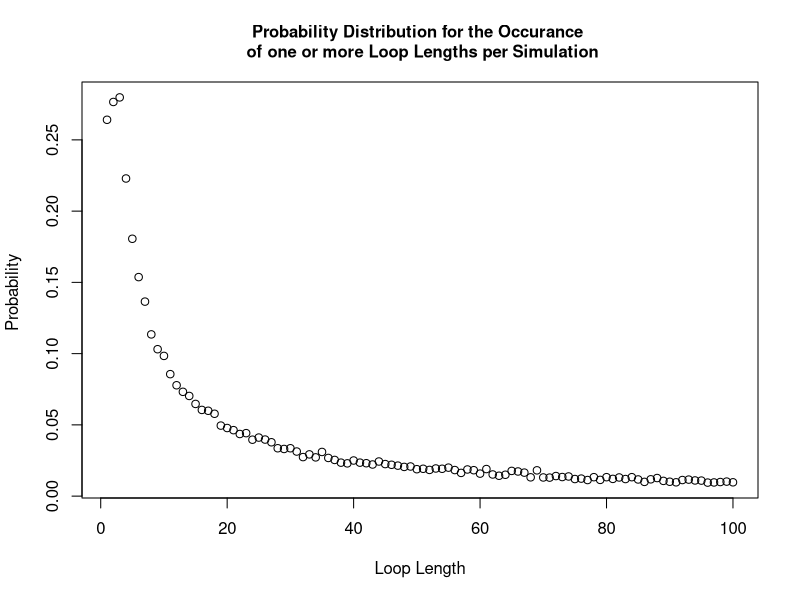

Write the R code that produced this figure. (Note: this script raises an error after producing the figure.)
#### Team Members:
# Fatima Kasenally (S2443602); Wenqi Ni (s1792412); Cameron Allan (S1748084)

#### address of github repo:
#https://github.com/niwq15/SP-Group-7-A2


#### Contributions

# Functions we each made versions of:
# Cameron - Strategy3, unused alternatives to each strategy using arrays, Pone, Pall optimization, unused dloop
# Wenqi - Strategy1, Strategy2, Strategy3, Pone, Pall, dloop 
# Fatima - Strategy2, Pone, Pall, dloop 

# each of us should add more here. we can say what we have done, involving different versions of functions above

# Wenqi created the final versions of the functions Strategy 1, Strategy 2, Pone, 
# and the probability of no loop longer than 50 in a random reshuffling of cards to boxes
# 


# Cameron added if statement to speed up the Pall function


# Other Tasks: (correct your own)
# Cameron - optimising stuff and array stuff
# Wenqi - Q3 - Q6 stuff 
# Fatima - Q3 - Q6 stuff 




#### Overview 
# This file holds the self-contained code to use stochastic simulation to study a generalised version of the famous '100 Prisoners Problem' 
# The problem is defined as follows: 
# Consider a prison containing 2n prisoners, each with a unique identification number ranging from 1 to 2n. 
# The prison has a room with 2n boxes, each uniquely numbered from 1 to 2n and each containing a single card. 
# These cards are each labelled with a unique number between 1 and 2n. 
# Each prisoner is allowed to open n boxes to find the card with their number.
# If all 2n prisoners successfully find their cards then they all go free. 
# After their turn,the prisoners are not allowed to communicate any new information from the boxes 
# to prisoners who have yet to take their turn.
# The room is returned to its original state after each prisoner’s go. 

# Firstly, we will show 3 strategies for the prisoners, then create a 'Pone' function to estimate 
# the probability of a single prisoner successfully finding their number, then use a 'Pall' function to 
# calculate the probability of all the prisoners finding their numbers. 
# Based on the results of the individual and joint success probabilities using different strategies, 
# we will give some comments about which strategy has the highest success probabilities for 
# both individuals and the collective. 

## Each function expressing the different strategies for opening boxes to find cards will require the same 
## input parameters : n,k,cards_num. Where n parameterises the 2n number of boxes, prisoner and cards in our problem.
## k is the prisoner's number and cards_num represents the random orders of cards placed in boxes. 
## [As the boxes and cards comfiguration must remain the same between prisoner trials it cannot
## be defined within the function and must be called on and externally defined.] ?
## Uniform input parameters allows the implemented strategy to be variable in each simulation as each strategy 
## function is interchangable. This is required by functions 'Pone' and 'Pall'


## Strategy 1:
## Each prisoner with their number 'b' starts at the p-th box whose number on the card is k
## If k is not equal to b, then the prisoner goes to box number k and opens it
## The process will be repeated until they have either found the card with number p or opened n boxes without finding it

## Prisoner 'k' uses Strategy 1 to find their number amoungst '2n' boxes 'cards_num'
## where 'cards_num' is a order of card numbers
Strategy1 <- function(n,k,cards_num) {
  #create an empty vector to store card numbers as they are read
  cards_picked <- rep(0, n) # the prisoner can read at most n cards
  cards_picked[1] <- cards_num[k] # start at the box with his number (k) on it 
  #for each of the remaining steps, first check if he has found his card number
  #if so, he will stop; if not, he will continue to read cards
  for (b in 2:n) {
    if (cards_picked[b-1] == k) {#if the prisoner k has found his number
      return(TRUE) #yes the prisoner has successfully found his card
      break # stop here and the prisoner will not open other boxes
    } else {#otherwise prisoner will open another box with the number of the last card
      cards_picked[b] <- cards_num[cards_picked[b-1]]
    }
  }
  #check whether he finds his number in the final step
  if (cards_picked[n] != k) { #if the final number is not his number
    return(FALSE) #prisoner has failed to find his card
  } else {#if the final number is equal to his number
    return(TRUE) #prisoner has successfully found his card
  }
}



## Strategy 2:
## This strategy follows an identicle procedure to strategy 1, except that the starting box is randombly selected
## The prisoner uses the card number in each box to pick his next box to open.
## The prisoner can open at most n boxes in order to find the card with their number on it

## Prisoner 'k' uses Strategy 2 to find their number amoungst '2n' boxes 'cards_num'
Strategy2 <- function(n,k,cards_num) {
  #create an empty vector to store card numbers that have been read
  cards_picked <- rep(0, n) # the prisoner can read at most n cards
  cards_picked[1] <- sample(cards_num,1)# start at a randomly selected box 
  #for each of the remaining steps, firstly check whether he has found him number card
  #if so, he will stop; if not, he will continue to read cards
  for (b in 2:n) {
    if (cards_picked[b-1] == k) {#if the prisoner k has found his number
      return(TRUE)
      break #stop here and the prisoner will not open other boxes
    } else {#otherwise prisoner will open the box with number k
      cards_picked[b] <- cards_num[cards_picked[b-1]]
    }
  }
  #check whether he finds his number in the final step
  if (cards_picked[n] != k) { #if the final number is not his number
    return(FALSE)
  } else {#if the final number is equal to his number
    return(TRUE)
  }
} #The function reutrns TRUE/FALSE expressing that the prisoner has FOUND/FAILED TO FIND his card 

## In Strategy 1 and Strategy 2, we use the idea that once prionsers find their numbers, they will stop
## We use 'break' to save the running time
## In Strategy 3, we show another idea of selecting n card numbers and then checking whether k is inside

## Strategy 3:
## In this strategy the prisoner opens n boxes at random, without replacement (check !!)
## The prisoner will open n different boxes

## Prisoner 'k' uses Strategy 3 to find their number amoungst '2n' boxes 'cards_num'
Strategy3 <- function(n,k,cards_num){ 
  cards_picked <- sample(cards_num,n,replace=FALSE) # Randomly select n boxes from cards_num to open
  any(k == cards_picked) # check whether the prisoner's number appears in the selected card_num
} # End function



## 'Pone' is a function which estimates the probability of a prisoner,k, successfully finding their card number (k)
## within the n tries amoungst 2n boxes (cards_num) in nreps simulated trials, using any one of the available strategies encoded above

Pone <- function(n,k,strategy,nreps) {
  # create an empty vector to store the outsome of each simulation as 1/0 = Success/ Failure to find his card
  success <- rep(0, nreps)
  for (i in 1:nreps) {
    # simulate the random order of card numbers
    cards_num <- sample(1:(2*n), 2*n, replace=FALSE)
    success[i] <- strategy(n,k,cards_num)
  }
  # return the frequentist probability of success as: 
  # total number of simulated successes / total number of simulations
  return(sum(success)/nreps)
}

## 'Pall' is a function to find the probability of all the 2n prisoners finding their cards in a single simulation
## and thus being able to escape. All prisoners must use the same strategy and the probability 
## is calculated by analysing the results from nreps simulated trials 

Pall <- function(n,strategy,nreps) {
  #create a vector to record the result of each simulation with default values of 1s
  num_success <- rep(1,nreps)
  for (i in 1:nreps) {#for each simulation
    #generate a random order of card numbers
    cards_num <- sample(1:(2*n), 2*n, replace=FALSE)
    #use the strategies to calculate whether each prisoner can find their correct number within n times
    for (k in 1:(2*n)) {
      result <- strategy(n,k,cards_num) # save the result of strategy for the k-th prisoner
      num_success[i] <- num_success[i] * result # if result is 1 keep 1 in the vector. If 0 change to 0.
      if (result == 0){ # stop if any prisoner does not escape, this cuts down simulation run-time
        break
      }
    }
  }
  # return the frequentist probability as: total number of simulated successes / total number of simulated trials
  return(sum(num_success)/nreps)
}

### Sample Results ###

### individual prisoner probabilities: 
### Pone takes args: n,k,strategy,nreps

Pone(5,5,Strategy1,10000)
Pone(50,50,Strategy1,10000)
# one prisoner & strategy 1: prob success ~ 50%  (for all n)

Pone(5,5,Strategy2,10000)
Pone(50,50,Strategy2,10000)
# one prisoner & strategy 2: prob success ~40%  (n=5) ~37%  (n>50)

Pone(5,5,Strategy3,10000)
Pone(50,50,Strategy3,10000)
# one prisoner & strategy 3: prob success ~50%  (for all n)

### joint probabilities for all prisoners as a collective:  
### Pall takes args: n,strategy,nreps


Pall(5,Strategy1,10000)
Pall(50,Strategy1,10000)
#10 prisoners & strategy 1: prob success ~35% (n=5)
#100 prisoners & strategy 1: prob success ~30% (n=50)

Pall(5,Strategy2,10000)
Pall(50,Strategy2,10000)
#10 prisoners & strategy 2: prob success ~0.01%  (n=5)
#100 prisoners & strategy 2: prob success ~0% (smaller than precision)  (n=50)

Pall(5,Strategy3,10000)
Pall(50,Strategy3,10000)
#10 prisoners & strategy 3: prob success ~1%  (n=5)
#100 prisoners & strategy 3: prob success ~0% (smaller than precision) (n=50)


## While stategies 1 and 3 are distinc, strategy 2 shares aspects with both of them 
## yet has distinct marginal and joint probabilities 

## Strategy 3's results are as expected. The probability of finding his card in a box is 1/2n
## therefore if he opens n boxes at random the probability of finding his card is n/2n i.e. 50%
## For 2n prisoners simultaneously finding their cards in a simulation we multiply the independent 
## marginal probabilities to produce a joint probability of (0.5)^(2n), which tends to 0 as n increases. 

## Strategy 1 uses an algorithm to select cards. For a single prisoner the marginal probability of success 
## is still 50%, and therefore does not improve on the random selection method of strategy 3. However, the 
## joint probability of success is significantly higher than that of strategy 3 - demonstrating that there is 
## something intelligent in the strategy's design. The reason for the higher probability of joint success is 
## in the distribution of maximum loop lengths amoungst the boxes and cards. The cycle of box and card numbers
## must eventually return the prisoner to open a box with his card number inside if he is allowed to open as
## many boxes as he wants, as the numbers used are continuous (integers) and finite. The only limitation to the 
## strategy is if the loop length is longer than n, the number of boxes the prisoner is allowed to open. Therefore,
## the probability of success is dependent of the probability distribution of loop lengths amoungst the boxes. 
## and the joint probability of success will be equal to the cumulative probability of the maximum loop length 
## being less than n, which we have determined to be approximately 30%


## Strategy 2 has a lower marginal probability for success than the others, and a joint probability close to 0. 
## Strategy 2 takes the worst aspects from both strategies 1 and 3. The fist box is selected at random, then the 
## prisoner is stuck looping through boxes that may or may not have his card in it. The marginal probability is 
## lower than 50% because in order to succeed not only must the prisoner select the correct loop with his card in it
## at random, the loop he picks must also be shorter than n. Our results show that meeting both these conditions at 
## once has a probability of 37-40% (varies with n). The joint probability tends to 0 for the same reason as strategy 3.
## Each of the 2n prisoners must independently select the correct loop with their number at random, this has a 
## probability (p) less than 1, therefore p^(2n) (the prob of all prisoners selecting the correct loop)
## tends to 0 as n increases, this is without including the additional requirement of the loop length also being less
## than n. 





## dloop is a function which returns the probability distribution for the loop lengths occurring in a simulation 
## It takes the parameters n (to create 2n boxes) and nreps (to analyse the results of nreps simulations)
dloop <- function(n, nreps) {
  each_loop_lengths <- c() #list to store the loop lengths generated by all simulations
  
  for (i in 1:nreps){ 
    #simulate a new set of boxes for each simulation
    cards_num <- sample(1 : (2*n), 2*n , replace=FALSE) 
    #store a list of closed boxes in each simulation
    unopened_boxes <- 1:(2*n)
    
    #store the unique loop lengths generated from each simulation 
    new_loop_lengths <- c()
    
    #scan for loops, (while more than 2 boxes are still closed, indexing breaks down for smaller loops)
    while (length(unopened_boxes) > 2 ){
      #pick the smallest number unopened box and store the value of the card inside 
      cards_picked <- cards_num[unopened_boxes[1]]
      
      #pick your next box according to your last card and scan each closed loop
      for (b in 2:length(unopened_boxes)){ #max loop length is the number of closed boxes
        #store the number of the latest card
        cards_picked <- c(cards_picked, cards_num[cards_picked[b-1]])
      }#end for 
      
      
      #scanning the last 2 boxes
      if (length(unopened_boxes) == 2 && cards_num[unopened_boxes[1]] == unopened_boxes[2]) {
        #we have found a 2 item long loop 
        new_loop_lengths <- c(new_loop_lengths, 2) 
      } else if ((length(unopened_boxes) == 2) && (cards_num[unopened_boxes[1]] == unopened_boxes[1])) {
        #we have found one or more loops with length 1
        new_loop_lengths <- c(new_loop_lengths, 1) 
      }
      
      #add your new loop length to your list 
      new_loop_lengths <- c(new_loop_lengths, length(unique(cards_picked))) 
      
      #remove the boxes opened 
      unopened_boxes <- setdiff(unopened_boxes,unique(cards_picked))
    } #end while 
    
    #store the uniquely occuring loop lengths from each simulation in a global simulation list 
    each_loop_lengths <- c(each_loop_lengths, unique(new_loop_lengths))
    
    
  } #end for 
  prob_vec_y <- tabulate(each_loop_lengths)/nreps #probability vector for the occurrence of each type of loop length 
  #function outputs the probability distribution 
  return(prob_vec_y)
  
}#end function




#testing the distribution for n=50
n = 50 
#variable storing our probability distribution using function dloop
prob_vec <- dloop(n, 10000)

##plotting the probability distribution
#create an x axis 
x_axis <- 1:length(prob_vec)
plot(x_axis, prob_vec, xlab = "Loop Length", ylab = "Probability ", main = "Probability Distribution for the Occurance \n of one or more Loop Lengths per Simulation", cex.main = 1)

#output the probability distribution vector: 
cat("your probability vector for producing at least one loop of length i: \n", prob_vec_y, "\n")

## For loop lengths greater than n only one may occur at a time as the total loop lengths must sum to 2n. 
## Therefore P(loop length >n occurs at least once ) == P(loop length >n occurs once ) and is mutually exclusive with 
## all other loop lengths >n . If we take 1-sum(p(loop length >n)) we are left with the probability of no loops longer
## than n occuring in the simulation. In this case Strategy 1 is guaranteed success. 

cat( "Probability of Strategy 1 succeeding: \n", 1 - sum(prob_vec[(n+1):(2*n)]), "\n this is also the probability of the maximum loop length being less than n")
